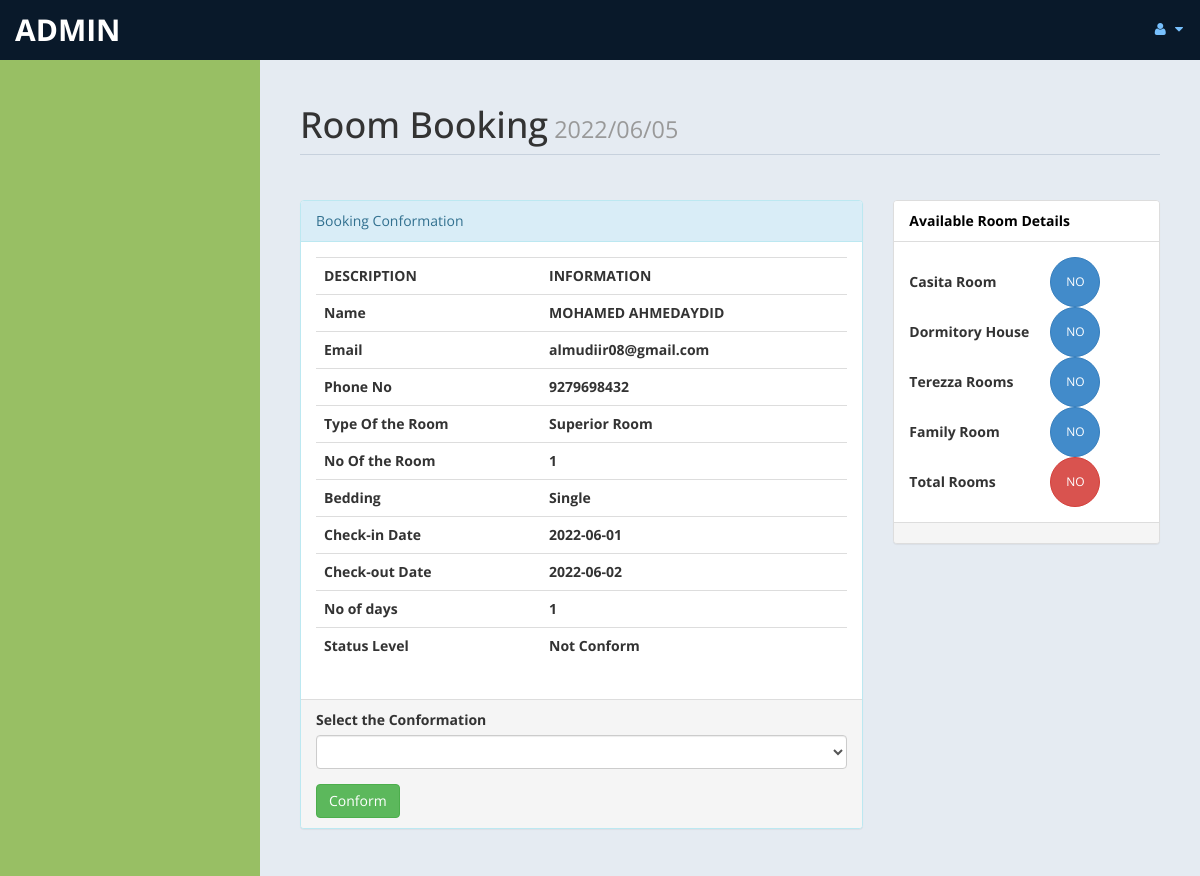
The page /admin/roombook.php?rid=53 (signed in) on the database its author committed.
### tables this page shows
CREATE TABLE `roombook` (
  `id` int(10) UNSIGNED NOT NULL,
  `FName` text DEFAULT NULL,
  `LName` text DEFAULT NULL,
  `Email` varchar(50) DEFAULT NULL,
  `Phone` text DEFAULT NULL,
  `TRoom` varchar(20) DEFAULT NULL,
  `Bed` varchar(10) DEFAULT NULL,
  `NRoom` varchar(2) DEFAULT NULL,
  `Meal` varchar(15) DEFAULT NULL,
  `cin` date DEFAULT NULL,
  `cout` date DEFAULT NULL,
  `stat` varchar(15) DEFAULT NULL,
  `nodays` int(11) DEFAULT NULL
);

### admin/roombook.php (the view, shortened to what this page needs)
<?php
		if(!isset($_GET["rid"]))
		{
			 header("location:index.php");
		}
		else {
				$curdate=date("Y/m/d");
				include ('db.php');
				$id = $_GET['rid'];
				$sql ="Select * from roombook where id = '$id'";
				$re = mysqli_query($con,$sql);
				while($row=mysqli_fetch_array($re))
				{
					$fname = $row['FName'];
					$lname = $row['LName'];
					$email = $row['Email'];
					$Phone = $row['Phone'];
					$troom = $row['TRoom'];
					$nroom = $row['NRoom'];
					$bed = $row['Bed'];
					$cin = $row['cin'];
					$cout = $row['cout'];
					$sta = $row['stat'];
					$days = $row['nodays'];
				}
	}
			?>
<!DOCTYPE html>
<html xmlns="http://www.w3.org/1999/xhtml">
<head>
    <link href="assets/css/bootstrap.css" rel="stylesheet" />
    <link href="assets/css/font-awesome.css" rel="stylesheet" />
    <link href="assets/js/morris/morris-0.4.3.min.css" rel="stylesheet" />
    <link href="assets/css/custom-styles.css" rel="stylesheet" />
</head>
<body>
    <div id="wrapper">
        <nav class="navbar navbar-default top-navbar" role="navigation">
            <div class="navbar-header">
                <a class="navbar-brand" href="home.php"> <?php echo $_SESSION["user"]; ?> </a>
            </div>
            <ul class="nav navbar-top-links navbar-right">
                <li class="dropdown">
                    <a class="dropdown-toggle" data-toggle="dropdown" href="#" aria-expanded="false">
                        <i class="fa fa-user fa-fw"></i> <i class="fa fa-caret-down"></i>
                    </a>
                </li>
            </ul>
        </nav>
        <div id="page-wrapper">
            <div id="page-inner">
                <div class="row">
                    <div class="col-md-12">
                        <h1 class="page-header">
                            Room Booking<small>	<?php echo  $curdate; ?> </small>
                        </h1>
                    </div>
					<div class="col-md-8 col-sm-8">
                    <div class="panel panel-info">
                        <div class="panel-heading">
                           Booking Conformation
                        </div>
                        <div class="panel-body">
							<div class="table-responsive">
                                <table class="table">
                                    <tr>
                                            <th>DESCRIPTION</th>
                                            <th>INFORMATION</th>
                                        </tr>
                                        <tr>
                                            <th>Name</th>
                                            <th><?php echo $fname.$lname; ?> </th>
                                        </tr>
										<tr>
                                            <th>Email</th>
                                            <th><?php echo $email; ?> </th>
                                        </tr>
										<tr>
                                            <th>Phone No </th>
                                            <th><?php echo $Phone; ?></th>
                                        </tr>
										<tr>
                                            <th>Type Of the Room </th>
                                            <th><?php echo $troom; ?></th>
                                        </tr>
										<tr>
                                            <th>No Of the Room </th>
                                            <th><?php echo $nroom; ?></th>
                                        </tr>
										<tr>
                                            <th>Bedding </th>
                                            <th><?php echo $bed; ?></th>
                                        </tr>
										<tr>
                                            <th>Check-in Date </th>
                                            <th><?php echo $cin; ?></th>
                                        </tr>
										<tr>
                                            <th>Check-out Date</th>
                                            <th><?php echo $cout; ?></th>
                                        </tr>
										<tr>
                                            <th>No of days</th>
                                            <th><?php echo $days; ?></th>
                                        </tr>
										<tr>
                                            <th>Status Level</th>
                                            <th><?php echo $sta; ?></th>
                                        </tr>
                                </table>
                            </div>
                        </div>
                        <div class="panel-footer">
                            <form method="post">
										<div class="form-group">
														<label>Select the Conformation</label>
														<select name="conf"class="form-control">
															<option value selected>	</option>
															<option value="Conform">Confirm</option>
														</select>
										 </div>
							<input type="submit" name="co" value="Conform" class="btn btn-success">
							</form>
                        </div>
                    </div>
					</div>
					<?php
						$rsql ="select * from room";
						$rre= mysqli_query($con,$rsql);
						$r =0 ;
						$sc =0;
						$gh = 0;
						$sr = 0;
						$dr = 0;
						while($rrow=mysqli_fetch_array($rre))
						{
							$r = $r + 1;
						}
						?>
						<?php
						$csql ="select * from payment";
						$cre= mysqli_query($con,$csql);
						$cr =0 ;
						$csc =0;
						$cgh = 0;
						$csr = 0;
						$cdr = 0;
						while($crow=mysqli_fetch_array($cre))
						{
							$cr = $cr + 1;
						}
					?>
					<div class="col-md-4 col-sm-4">
                    <div class="panel panel-default">
                        <div class="panel-heading">
                           Available Room Details
                        </div>
                        <div class="panel-body">
						<table width="200px">
							<tr>
								<td><b>Casita Room	 </b></td>
								<td><button type="button" class="btn btn-primary btn-circle"><?php
									$f1 =$sc - $csc;
									if($f1 <=0 )
									{	$f1 = "NO";
										echo $f1;
									}
									else{
											echo $f1;
									}
								?> </button></td>
							</tr>
							<tr>
								<td><b>Dormitory House</b>	 </td>
								<td><button type="button" class="btn btn-primary btn-circle"><?php
								$f2 =  $gh -$cgh;
								if($f2 <=0 )
									{	$f2 = "NO";
										echo $f2;
									}
									else{
											echo $f2;
									}
								?> </button></td>
							</tr>
							<tr>
								<td><b>Terezza Rooms</b></td>
								<td><button type="button" class="btn btn-primary btn-circle"><?php
								$f3 =$sr - $csr;
								if($f3 <=0 )
									{	$f3 = "NO";
										echo $f3;
									}
									else{
											echo $f3;
									}
								?> </button></td>
							</tr>
							<tr>
								<td><b>Family Room</b>	 </td>
								<td><button type="button" class="btn btn-primary btn-circle"><?php
								$f4 =$dr - $cdr;
								if($f4 <=0 )
									{	$f4 = "NO";
										echo $f4;
									}
									else{
											echo $f4;
									}
								?> </button></td>
							</tr>
							<tr>
								<td><b>Total Rooms	</b> </td>
								<td> <button type="button" class="btn btn-danger btn-circle"><?php
								$f5 =$r-$cr;
								if($f5 <=0 )
									{	$f5 = "NO";
										echo $f5;
									}
									else{
											echo $f5;
									}
								 ?> </button></td>
							</tr>
						</table>
						</div>
                        <div class="panel-footer">
                        </div>
                    </div>
					</div>
                </div>
                </div>
         </div>
        </div>
</body>
</html>

### admin/assets/css/custom-styles.css (style rules this page uses)
body { font-family: 'Open Sans', sans-serif; }
#wrapper { width: 100%; background:#98BF64; }
#page-wrapper { padding: 15px 15px; min-height: 600px; background:#E5EBF2; }
#page-inner { width:100%; margin:10px 20px 10px 0px; background-color:transparent; padding:10px; min-height:1200px; }
h1, .h1, h2, .h2, h3, .h3 { margin-top: 7px; margin-bottom: -5px; }
.page-header { padding-bottom: 9px; margin: 10px 0 45px; border-bottom: 1px solid #C7D1DD; }
.panel-default > .panel-heading { color: #000; background-color: #FFFFFF; border-color: #ddd; font-weight:bold; }
.top-navbar { margin:0px; }
.top-navbar .navbar-brand { color: #fff; width: 260px; text-align: left; height: 60px; font-size: 30px; font-weight: 700; text-transform: uppercase; line-height: 30px; }
.top-navbar .nav > li { position: relative; display: inline-block; }
.top-navbar .nav > li > a { position: relative; display: block; padding: 19px 15px; color: #77C0FD; }
.top-navbar { background:#09192A; border-bottom:none; }
.top-navbar .nav > li > a > i { margin-right: 2px; }
.navbar-default { border:0px solid black; }
.navbar-header { background: #09192A; }
.nav > li > a > i { margin-right:10px; }
.btn-circle { width: 50px; height: 50px; padding: 6px 0; -webkit-border-radius: 25px; -moz-border-radius: 25px; border-radius: 25px; text-align: center; font-size: 12px; line-height: 1.428571429; }
@media (min-width:768px) { #page-wrapper { margin: 0 0 0 260px; padding: 15px 30px; min-height: 1200px; } }
@media (min-width:768px) { .navbar { border-radius: 0px; } }

### rows shown on the page
roombook: FName "MOHAMED AHMED", LName "AYDID", Email "almudiir08@gmail.com", Phone "9279698432", TRoom "Superior Room", NRoom "1", Bed "Single", cin "2022-06-01", cout "2022-06-02", nodays "1", stat "Not Conform"

### other values the page prints
$_SESSION["user"] "ADMIN"
$f1 "NO"
$f2 "NO"
$f3 "NO"
$f4 "NO"
$f5 "NO"
